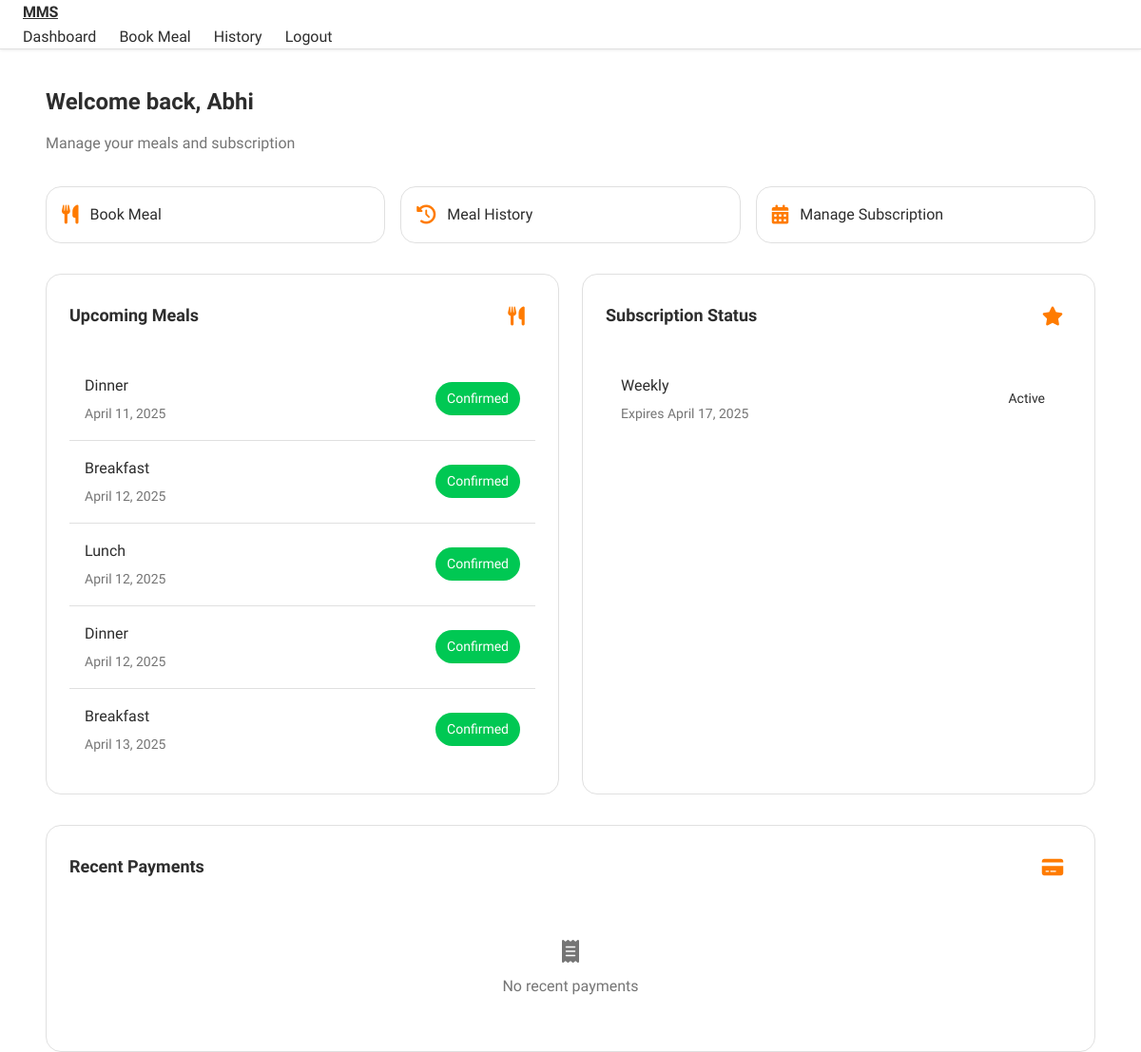
/dashboard (signed in), run on the app's committed database.
### models.py (models this page shows, shortened)
class User(UserMixin, db.Model):
    __tablename__ = 'users'
    id = db.Column(db.Integer, primary_key=True)
    username = db.Column(db.String(80), unique=True, nullable=False)
    email = db.Column(db.String(120), unique=True, nullable=False)
    password_hash = db.Column(db.String(128))
    role = db.Column(db.String(20), default='student')
    created_at = db.Column(db.DateTime, default=datetime.utcnow)
    last_login = db.Column(db.DateTime)
    is_active = db.Column(db.Boolean, default=False)
    email_verified = db.Column(db.Boolean, default=False)
    meals = db.relationship('Meal', backref='user', lazy=True)
    subscriptions = db.relationship('Subscription', backref='user', lazy=True)
    payments = db.relationship('Payment', backref='user', lazy=True)

class Meal(db.Model):
    __tablename__ = 'meals'
    id = db.Column(db.Integer, primary_key=True)
    user_id = db.Column(db.Integer, db.ForeignKey('users.id'), nullable=False)
    meal_type = db.Column(db.String(20), nullable=False)  # breakfast, lunch, dinner
    meal_date = db.Column(db.DateTime, nullable=False)
    status = db.Column(db.String(20), default='pending')  # pending, confirmed, cancelled
    payment_status = db.Column(db.String(20), default='unpaid')  # unpaid, paid, refunded
    dietary_preferences = db.Column(db.String(200))
    created_at = db.Column(db.DateTime, default=datetime.utcnow)
    subscription_id = db.Column(db.Integer, db.ForeignKey('subscriptions.id'), nullable=True)

class Subscription(db.Model):
    __tablename__ = 'subscriptions'
    id = db.Column(db.Integer, primary_key=True)
    user_id = db.Column(db.Integer, db.ForeignKey('users.id'), nullable=False)
    plan_type = db.Column(db.String(20), nullable=False)  # weekly, monthly
    start_date = db.Column(db.DateTime, nullable=False)
    end_date = db.Column(db.DateTime, nullable=False)
    status = db.Column(db.String(20), default='active')  # active, expired, cancelled
    stripe_subscription_id = db.Column(db.String(100), unique=True)
    created_at = db.Column(db.DateTime, default=datetime.utcnow)
    meals = db.relationship('Meal', backref='subscription', lazy=True)

### routes/main.py (the view)
@main_bp.route('/dashboard')
@login_required
def dashboard():
    active_subscription = Subscription.query.filter(
        and_(
            Subscription.user_id == current_user.id,
            Subscription.status == 'active',
            Subscription.end_date > datetime.utcnow()
        )
    ).first()
    upcoming_meals = Meal.query.filter(
        and_(
            Meal.user_id == current_user.id,
            Meal.meal_date > datetime.utcnow(),
            Meal.status != 'cancelled'
        )
    ).order_by(Meal.meal_date).limit(5).all()
    recent_payments = Payment.query.filter_by(
        user_id=current_user.id
    ).order_by(Payment.created_at.desc()).limit(3).all()
    return render_template('main/dashboard.html',
                           subscription=active_subscription,
                           upcoming_meals=upcoming_meals,
                           recent_payments=recent_payments)

### app.py (called while the page is built)
@login_manager.user_loader
def load_user(user_id):
    return User.query.get(int(user_id))

@app.before_request
def before_request():
    if current_user.is_authenticated:
        current_user.last_login = datetime.utcnow()
        db.session.commit()

### templates/main/dashboard.html (shortened to what this page needs)
{% extends "base.html" %}
{% block content %}
<div class="container">
    <div class="dashboard-header">
        <h1 class="dashboard-title">Welcome back, {{ current_user.username }}</h1>
        <p class="dashboard-subtitle">Manage your meals and subscription</p>
    </div>
    <div class="quick-actions">
        <a href="{{ url_for('main.meal_booking') }}" class="action-btn">
            <i class="fas fa-utensils"></i>
            <span>Book Meal</span>
        </a>
        <a href="{{ url_for('main.meal_history') }}" class="action-btn">
            <i class="fas fa-history"></i>
            <span>Meal History</span>
        </a>
        {% if subscription %}
        <a href="#" class="action-btn">
            <i class="fas fa-calendar-alt"></i>
            <span>Manage Subscription</span>
        </a>
        {% else %}
        <a href="{{ url_for('main.meal_booking') }}?type=subscription" class="action-btn">
            <i class="fas fa-star"></i>
            <span>Get Subscription</span>
        </a>
        {% endif %}
    </div>
    <div class="dashboard-grid">
        <div class="dashboard-card">
            <div class="card-header">
                <h2 class="card-title">Upcoming Meals</h2>
                <div class="card-icon">
                    <i class="fas fa-utensils"></i>
                </div>
            </div>
            {% if upcoming_meals %}
            <div class="list-container">
                {% for meal in upcoming_meals %}
                <div class="list-item">
                    <div class="item-info">
                        <span class="item-title">{{ meal.meal_type|title }}</span>
                        <span class="item-subtitle">{{ meal.meal_date.strftime('%B %d, %Y') }}</span>
                    </div>
                    <span class="status-badge status-{{ meal.status }}">{{ meal.status|title }}</span>
                </div>
                {% endfor %}
            </div>
            {% else %}
            <div class="empty-state">
                <i class="fas fa-calendar-xmark"></i>
                <p>No upcoming meals scheduled</p>
            </div>
            {% endif %}
        </div>
        <div class="dashboard-card">
            <div class="card-header">
                <h2 class="card-title">Subscription Status</h2>
                <div class="card-icon">
                    <i class="fas fa-star"></i>
                </div>
            </div>
            {% if subscription %}
            <div class="list-container">
                <div class="list-item">
                    <div class="item-info">
                        <span class="item-title">{{ subscription.plan_type|title }}</span>
                        <span class="item-subtitle">Expires {{ subscription.end_date.strftime('%B %d, %Y') }}</span>
                    </div>
                    <span class="status-badge status-{{ subscription.status }}">{{ subscription.status|title }}</span>
                </div>
            </div>
            {% else %}
            <div class="empty-state">
                <i class="fas fa-ticket"></i>
                <p>No active subscription</p>
                <a href="{{ url_for('main.meal_booking') }}?type=subscription" class="btn btn-primary">Get Started</a>
            </div>
            {% endif %}
        </div>
    </div>
    <div class="dashboard-card">
        <div class="card-header">
            <h2 class="card-title">Recent Payments</h2>
            <div class="card-icon">
                <i class="fas fa-credit-card"></i>
            </div>
        </div>
        {% if recent_payments %}
        <div class="list-container">
            {% for payment in recent_payments %}
            <div class="list-item">
                <div class="item-info">
                    <span class="item-title">${{ "%.2f"|format(payment.amount) }}</span>
                    <span class="item-subtitle">{{ payment.created_at.strftime('%B %d, %Y') }}</span>
                </div>
                <span class="status-badge status-{{ payment.status }}">{{ payment.status|title }}</span>
            </div>
            {% endfor %}
        </div>
        {% else %}
        <div class="empty-state">
            <i class="fas fa-receipt"></i>
            <p>No recent payments</p>
        </div>
        {% endif %}
    </div>
</div>
{% endblock %}

### templates/base.html (shortened to what this page needs)
<!DOCTYPE html>
<html lang="en">
<head>
    <link rel="stylesheet" href="https://cdnjs.cloudflare.com/ajax/libs/font-awesome/6.0.0/css/all.min.css">
    <link rel="stylesheet" href="{{ url_for('static', filename='css/apple.css') }}">
</head>
<body>
    <nav class="navbar">
        <div class="container">
            <a href="{{ url_for('main.index') }}" class="heading">MMS</a>
            <div class="nav-links" role="navigation" aria-label="Main navigation">
                {% if current_user.is_authenticated %}
                    <a href="{{ url_for('main.dashboard') }}" class="nav-link">Dashboard</a>
                    <a href="{{ url_for('main.meal_booking') }}" class="nav-link">Book Meal</a>
                    <a href="{{ url_for('main.meal_history') }}" class="nav-link">History</a>
                    <a href="{{ url_for('auth.logout') }}" class="nav-link">Logout</a>
                {% else %}
                    <a href="{{ url_for('auth.login') }}" class="nav-link">Login</a>
                    <a href="{{ url_for('auth.register') }}" class="btn btn-primary">Register</a>
                {% endif %}
            </div>
        </div>
    </nav>
    <div class="container">
        {% block content %}{% endblock %}
    </div>
</body>
</html>

### static/css/apple.css (style rules this page uses)
:root { --primary-color: #ff7b00; --secondary-color: #4a4a4a; --success-color: #00c853; --danger-color: #ff3d00; --warning-color: #ffa000; --info-color: #00b0ff; --background: #ffffff; --card-background: #ffffff; --text-primary: #2d2d2d; --text-secondary: #757575; --border-color: #e0e0e0; --font-family: 'Inter', -apple-system, BlinkMacSystemFont, sans-serif; --font-size-xs: 0.75rem; --font-size-sm: 0.875rem; --font-size-base: 1rem; --font-size-lg: 1.125rem; --font-size-xl: 1.25rem; --font-size-2xl: 1.5rem; --spacing-xs: 0.375rem; --spacing-sm: 0.75rem; --spacing-md: 1rem; --spacing-lg: 1.5rem; --spacing-xl: 2rem; --nav-height: 64px; --container-max-width: 1280px; --border-radius-sm: 8px; --border-radius-md: 12px; --border-radius-lg: 16px; --border-radius-full: 9999px; }
body { background-color: var(--background); font-family: var(--font-family); -webkit-font-smoothing: antialiased; -moz-osx-font-smoothing: grayscale; line-height: 1.6; color: var(--text-primary); }
.container { max-width: var(--container-max-width); margin: 0 auto; padding: 0 var(--spacing-lg); }
.navbar { background: rgba(255, 255, 255, 0.8); backdrop-filter: saturate(180%) blur(20px); -webkit-backdrop-filter: saturate(180%) blur(20px); box-shadow: 0 1px 3px rgba(0,0,0,0.08); position: fixed; width: 100%; top: 0; z-index: 1000; border-bottom: 1px solid var(--border-color); }
.nav-links { display: flex; align-items: center; gap: var(--spacing-lg); }
.nav-link { color: var(--text-primary); text-decoration: none; font-weight: 500; font-size: var(--font-size-base); transition: color 0.2s ease; position: relative; }
.nav-link::after { content: ''; position: absolute; width: 100%; height: 2px; bottom: -4px; left: 0; background-color: var(--primary-color); transform: scaleX(0); transition: transform 0.2s ease; }
.status-badge { padding: var(--spacing-xs) var(--spacing-sm); border-radius: var(--border-radius-full); font-size: var(--font-size-sm); font-weight: 600; }
.status-confirmed { background: var(--success-color); color: white; }
.list-item { display: flex; justify-content: space-between; align-items: center; padding: var(--spacing-md); border-bottom: 1px solid var(--border-color); transition: background-color 0.2s ease; }
.list-item:last-child { border-bottom: none; }
.heading { font-weight: 700; letter-spacing: -0.02em; color: var(--text-primary); }

### templates/base.html (style rules this page uses)
* { margin: 0; padding: 0; box-sizing: border-box; }
body { font-family: 'SF Pro Display', -apple-system, BlinkMacSystemFont, sans-serif; padding-top: calc(var(--nav-height) + var(--spacing-lg)); min-height: 100vh; background: var(--background); color: var(--text-primary); }
.container { max-width: var(--container-max-width); margin: 0 auto; padding: 0 var(--spacing-lg); }

### data on the page
User: username "Abhi"
Meal: meal_type "Dinner", meal_date "April 11, 2025", status "Confirmed"
Meal: meal_type "Breakfast", meal_date "April 12, 2025", status "Confirmed"
Meal: meal_type "Lunch", meal_date "April 12, 2025", status "Confirmed"
Meal: meal_type "Dinner", meal_date "April 12, 2025", status "Confirmed"
Meal: meal_type "Breakfast", meal_date "April 13, 2025", status "Confirmed"
Subscription: plan_type "Weekly", end_date "April 17, 2025", status "Active"
